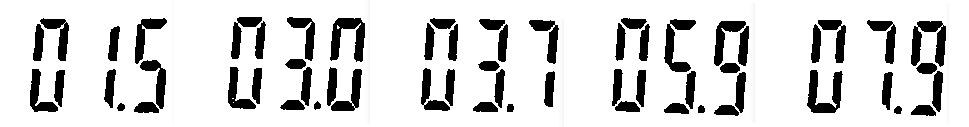
//> input picture codes/exerc12/clock.png, 969 x 127 px
$ ./morf clock.png   (built with g++ and OpenCV 4)
//> lines starting //> are read from the running program, lines starting //| are printed output that depends on the picture; after the words box and inside, x2 and y2 are one past the last pixel; in counts of white or black regions, pixels touching at a corner belong together
#include <iostream>
#include <opencv2/opencv.hpp>

int main(int argc, char** argv) {
  cv::Mat image, erosao, dilatacao, abertura, fechamento, abertfecha;
  cv::Mat str;
  cv::Mat img1, img2;

  if (argc != 2) {
    std::cout << "morfologia entrada saida\n";
  }

  image = cv::imread(argv[1], cv::IMREAD_UNCHANGED);
//> image is the input picture: 127 rows x 969 cols, CV_8UC1; min 0, max 255, mean 214.1


  if(image.empty()) {
    std::cout << "Erro ao carregar a imagem: " << argv[1] << std::endl;
    return -1;
  }

  // elemento estruturante
  str = cv::getStructuringElement(cv::MORPH_RECT, cv::Size(3, 3));


  cv::dilate(image, img1, str);
  str = cv::getStructuringElement(cv::MORPH_ELLIPSE , cv::Size(2, 2));
  cv::dilate(img1,img2,str);
  cv::dilate(img2, img1, str);
//> img1: 127 rows x 969 cols, CV_8UC1; min 0, max 255, mean 238.1
  cv::dilate(img1,img2,str);
//> img2: 127 rows x 969 cols, CV_8UC1; min 0, max 255, mean 242.6

  str = cv::getStructuringElement(cv::MORPH_RECT, cv::Size(3, 3));
  cv::erode(img2, img1, str);
//> img1: 127 rows x 969 cols, CV_8UC1; min 0, max 255, mean 232.8
  cv::erode(img1, img2, str);
//> img2: 127 rows x 969 cols, CV_8UC1; min 0, max 255, mean 221.6
  cv::erode(img2, img1, str);
//> img1: 127 rows x 969 cols, CV_8UC1; min 0, max 255, mean 209.3
  cv::erode(img1, img2, str);
//> img2: 127 rows x 969 cols, CV_8UC1; min 0, max 255, mean 196.9
  cv::erode(img2, img1, str);
//> img1: 127 rows x 969 cols, CV_8UC1; min 0, max 255, mean 184.4
  cv::erode(img1, img2, str);
//> img2: 127 rows x 969 cols, CV_8UC1; min 0, max 255, mean 171.7
  cv::erode(img2, img1, str);
//> img1: 127 rows x 969 cols, CV_8UC1; min 0, max 255, mean 158.8
  str = cv::getStructuringElement(cv::MORPH_RECT, cv::Size(2, 2));
  cv::erode(img1, img2, str);
//> img2: 127 rows x 969 cols, CV_8UC1; min 0, max 255, mean 152.7

  str = cv::getStructuringElement(cv::MORPH_RECT, cv::Size(3, 3));

  cv::dilate(img2, img1, str);
//> img1: 127 rows x 969 cols, CV_8UC1; min 0, max 255, mean 164.7
  cv::dilate(img1,img2,str);
//> img2: 127 rows x 969 cols, CV_8UC1; min 0, max 255, mean 176.6
  cv::dilate(img2, img1, str);
//> img1: 127 rows x 969 cols, CV_8UC1; min 0, max 255, mean 188.4
  cv::dilate(img1,img2,str);
//> img2: 127 rows x 969 cols, CV_8UC1; min 0, max 255, mean 200.2
  cv::dilate(img2, img1, str);
//> img1: 127 rows x 969 cols, CV_8UC1; min 0, max 255, mean 211.9
  cv::dilate(img1,img2,str);
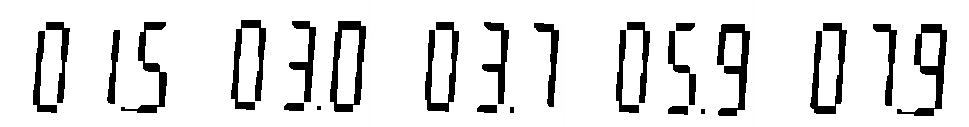
//> img2: 127 rows x 969 cols, CV_8UC1; min 0, max 255, mean 223.3
  cv::dilate(img2, img1, str);
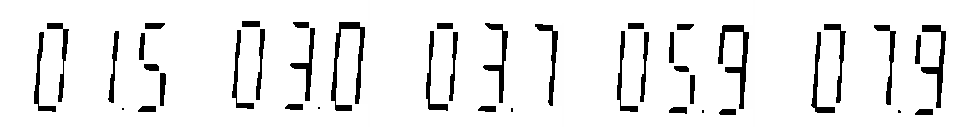
//> img1: 127 rows x 969 cols, CV_8UC1; min 0, max 255, mean 234.4

  str = cv::getStructuringElement(cv::MORPH_ELLIPSE, cv::Size(3, 3));
  cv::erode(img1, img2, str);
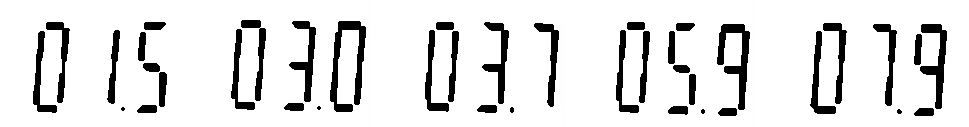
//> img2: 127 rows x 969 cols, CV_8UC1; 0.46% of pixels changed, all inside (x1, y1, x2, y2) = (33, 20, 950, 116)
  cv::erode(img2, img1, str);
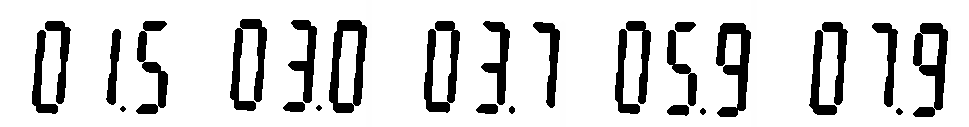
//> img1: 127 rows x 969 cols, CV_8UC1; 8.81% of pixels changed, all inside (x1, y1, x2, y2) = (32, 0, 951, 127)
  cv::erode(img1, img2, str);
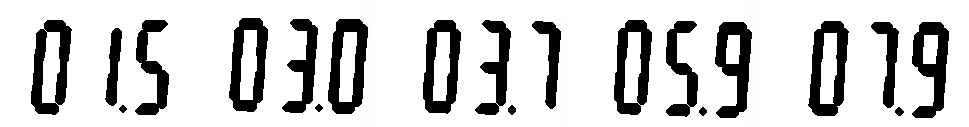
//> img2: 127 rows x 969 cols, CV_8UC1; 8.93% of pixels changed, all inside (x1, y1, x2, y2) = (31, 0, 952, 127)
  cv::erode(img1, img2, str);
  cv::erode(img2, img1, str);
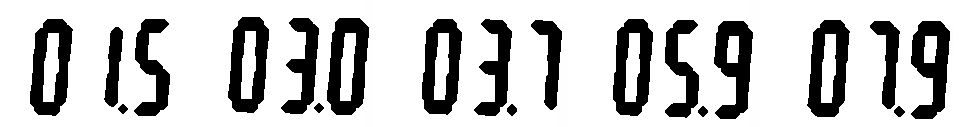
//> img1: 127 rows x 969 cols, CV_8UC1; 8.88% of pixels changed, all inside (x1, y1, x2, y2) = (30, 0, 953, 127)


  cv::Mat matArray[] = {image, img1, img2};
  cv::hconcat(matArray, 3, image);
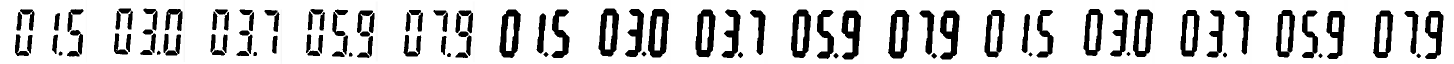
//> image: 127 rows x 2907 cols, CV_8UC1 (shown at 1/2 size); min 0, max 255, mean 204.1

  cv::imshow("morfologia", image);
  cv::imwrite("clock_morf.png",img1);

  cv::waitKey();
  return 0;
}
